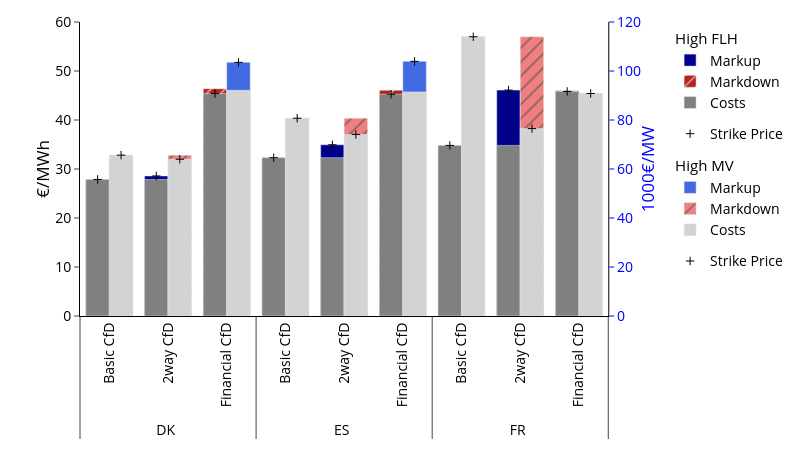

The notebook cell saved with this chart:
### Code cell
###Figure 5
fig = make_subplots(specs=[[{"secondary_y": True}]])

co1=["firebrick", "lightcoral"]
co2=["darkblue", "royalblue"]
co3=["grey", "lightgrey"]
co4=["black", "black"]
a=0.4
for u, c1, c2, c3, c4 in zip(df_plot.unit.unique(),co1,co2,co3,co4):

        df=df_plot[df_plot.unit==str(u)] 
        fig.add_trace(go.Bar(x=[df.scen,df.type],width=a,
        y=df.markup,name="Markup",offsetgroup=str(u),legendgroup=str(u),legendgrouptitle_text=str(u)
        ,marker_color=c2))

        fig.add_trace(go.Bar(x=[df.scen,df.type],width=a,
        y=df.markdown,name="Markdown",offsetgroup=str(u),legendgroup=str(u),legendgrouptitle_text=str(u)
        ,marker_color=c1,marker_pattern_shape="/"))


        fig.add_trace(go.Bar(x=[df.scen,df.type],width=a,
        y=df.lcoe,name="Costs",offsetgroup=str(u),legendgroup=str(u),legendgrouptitle_text=str(u)
        ,marker_color=c3))

        fig.add_trace(go.Scatter(x=[df.scen,df.type],
        y=df.strikeprice,name="Strike Price",mode="markers",
        marker_symbol="cross-thin-open", offsetgroup=str(u),
        marker_color=c4))

for u, c1, c2, c3, c4 in zip(df_plot2.unit.unique(),co1,co2,co3,co4):

        df=df_plot2[df_plot2.unit==str(u)] 

        fig.add_trace(go.Bar(x=[df.scen,df.type],width=a,showlegend=False,
        y=df.markup/1000,name="Markup",offsetgroup=str(u),legendgroup=str(u),legendgrouptitle_text=str(u)
        ,marker_color=c2),secondary_y=True)

        fig.add_trace(go.Bar(x=[df.scen,df.type],width=a,showlegend=False,
        y=df.markdown/1000,name="Markdown",offsetgroup=str(u),legendgroup=str(u),legendgrouptitle_text=str(u)
        ,marker_color=c1,marker_pattern_shape="/"),secondary_y=True)

        fig.add_trace(go.Bar(x=[df.scen,df.type],width=a,showlegend=False,
        y=df.ann_cost_mw/1000,name="Costs",offsetgroup=str(u),legendgroup=str(u),legendgrouptitle_text=str(u)
        ,marker_color=c3),secondary_y=True)

        fig.add_trace(go.Scatter(x=[df.scen,df.type],
        y=df.strikeprice/1000,name="Strike Price",mode="markers",showlegend=False,
        marker_symbol="cross-thin-open", offsetgroup=str(u),
        marker_color=c4),secondary_y=True)

fig.update_layout(height=450,width=800,scattermode="group",
        plot_bgcolor='rgba(0,0,0,0)',font=dict(
        family="Open Sans",
        size=14,
        color="black"
    ),legend=dict(x=1.05, font=dict(  # Set font properties
            size=14)), 
            margin=dict(t=20)
            )# S))
fig.update_yaxes(linecolor="black",dtick=10,title="€/MWh",title_standoff = 0.5,ticks="outside",secondary_y=False,range=[0,60])
fig.update_yaxes(linecolor="black",dtick=20,title="1000€/MW",title_standoff = 2,ticks="outside",secondary_y=True,range=[0,120], color="blue")
fig.update_xaxes(linecolor="black",tickangle=270)

fig.show()

### Figure 1 — Plotly figure (JSON) as saved in the notebook; plotly's stock layout.template omitted (floating-point values rounded to 4 significant figures)
{"data": [{"legendgroup": "High FLH", "legendgrouptitle": {"text": "High FLH"}, "marker": {"color": "darkblue"}, "name": "Markup", "offsetgroup": "High FLH", "type": "bar", "width": 0.4, "x": [["DK", "DK", "ES", "ES", "FR", "FR"], ["Basic CfD", "2way CfD", "Basic CfD", "2way CfD", "Basic CfD", "2way CfD"]], "y": [27.87, 28.58, 32.31, 34.94, 34.81, 46.1]}, {"legendgroup": "High FLH", "legendgrouptitle": {"text": "High FLH"}, "marker": {"color": "firebrick", "pattern": {"shape": "/"}}, "name": "Markdown", "offsetgroup": "High FLH", "type": "bar", "width": 0.4, "x": [["DK", "DK", "ES", "ES", "FR", "FR"], ["Basic CfD", "2way CfD", "Basic CfD", "2way CfD", "Basic CfD", "2way CfD"]], "y": [0.0, 0.0, 0.0, 0.0, 0.0, 0.0]}, {"legendgroup": "High FLH", "legendgrouptitle": {"text": "High FLH"}, "marker": {"color": "grey"}, "name": "Costs", "offsetgroup": "High FLH", "type": "bar", "width": 0.4, "x": [["DK", "DK", "ES", "ES", "FR", "FR"], ["Basic CfD", "2way CfD", "Basic CfD", "2way CfD", "Basic CfD", "2way CfD"]], "y": [27.87, 27.87, 32.31, 32.31, 34.81, 34.81]}, {"marker": {"color": "black", "symbol": "cross-thin-open"}, "mode": "markers", "name": "Strike Price", "offsetgroup": "High FLH", "type": "scatter", "x": [["DK", "DK", "ES", "ES", "FR", "FR"], ["Basic CfD", "2way CfD", "Basic CfD", "2way CfD", "Basic CfD", "2way CfD"]], "y": [27.87, 28.58, 32.31, 34.94, 34.81, 46.1]}, {"legendgroup": "High MV", "legendgrouptitle": {"text": "High MV"}, "marker": {"color": "royalblue"}, "name": "Markup", "offsetgroup": "High MV", "type": "bar", "width": 0.4, "x": [["DK", "DK", "ES", "ES", "FR", "FR"], ["Basic CfD", "2way CfD", "Basic CfD", "2way CfD", "Basic CfD", "2way CfD"]], "y": [32.83, 0.0, 40.37, 0.0, 56.99, 0.0]}, {"legendgroup": "High MV", "legendgrouptitle": {"text": "High MV"}, "marker": {"color": "lightcoral", "pattern": {"shape": "/"}}, "name": "Markdown", "offsetgroup": "High MV", "type": "bar", "width": 0.4, "x": [["DK", "DK", "ES", "ES", "FR", "FR"], ["Basic CfD", "2way CfD", "Basic CfD", "2way CfD", "Basic CfD", "2way CfD"]], "y": [0.0, 32.83, 0.0, 40.37, 0.0, 56.99]}, {"legendgroup": "High MV", "legendgrouptitle": {"text": "High MV"}, "marker": {"color": "lightgrey"}, "name": "Costs", "offsetgroup": "High MV", "type": "bar", "width": 0.4, "x": [["DK", "DK", "ES", "ES", "FR", "FR"], ["Basic CfD", "2way CfD", "Basic CfD", "2way CfD", "Basic CfD", "2way CfD"]], "y": [32.83, 31.99, 40.37, 37.05, 56.99, 38.25]}, {"marker": {"color": "black", "symbol": "cross-thin-open"}, "mode": "markers", "name": "Strike Price", "offsetgroup": "High MV", "type": "scatter", "x": [["DK", "DK", "ES", "ES", "FR", "FR"], ["Basic CfD", "2way CfD", "Basic CfD", "2way CfD", "Basic CfD", "2way CfD"]], "y": [32.83, 31.99, 40.37, 37.05, 56.99, 38.25]}, {"legendgroup": "High FLH", "legendgrouptitle": {"text": "High FLH"}, "marker": {"color": "darkblue"}, "name": "Markup", "offsetgroup": "High FLH", "showlegend": false, "type": "bar", "width": 0.4, "x": [["DK", "ES", "FR"], ["Financial CfD", "Financial CfD", "Financial CfD"]], "xaxis": "x", "y": [0.0, 0.0, 0.0], "yaxis": "y2"}, {"legendgroup": "High FLH", "legendgrouptitle": {"text": "High FLH"}, "marker": {"color": "firebrick", "pattern": {"shape": "/"}}, "name": "Markdown", "offsetgroup": "High FLH", "showlegend": false, "type": "bar", "width": 0.4, "x": [["DK", "ES", "FR"], ["Financial CfD", "Financial CfD", "Financial CfD"]], "xaxis": "x", "y": [92.76, 92.18, 91.92], "yaxis": "y2"}, {"legendgroup": "High FLH", "legendgrouptitle": {"text": "High FLH"}, "marker": {"color": "grey"}, "name": "Costs", "offsetgroup": "High FLH", "showlegend": false, "type": "bar", "width": 0.4, "x": [["DK", "ES", "FR"], ["Financial CfD", "Financial CfD", "Financial CfD"]], "xaxis": "x", "y": [90.76, 90.52, 91.66], "yaxis": "y2"}, {"marker": {"color": "black", "symbol": "cross-thin-open"}, "mode": "markers", "name": "Strike Price", "offsetgroup": "High FLH", "showlegend": false, "type": "scatter", "x": [["DK", "ES", "FR"], ["Financial CfD", "Financial CfD", "Financial CfD"]], "xaxis": "x", "y": [90.76, 90.52, 91.66], "yaxis": "y2"}, {"legendgroup": "High MV", "legendgrouptitle": {"text": "High MV"}, "marker": {"color": "royalblue"}, "name": "Markup", "offsetgroup": "High MV", "showlegend": false, "type": "bar", "width": 0.4, "x": [["DK", "ES", "FR"], ["Financial CfD", "Financial CfD", "Financial CfD"]], "xaxis": "x", "y": [103.5, 103.9, 90.82], "yaxis": "y2"}, {"legendgroup": "High MV", "legendgrouptitle": {"text": "High MV"}, "marker": {"color": "lightcoral", "pattern": {"shape": "/"}}, "name": "Markdown", "offsetgroup": "High MV", "showlegend": false, "type": "bar", "width": 0.4, "x": [["DK", "ES", "FR"], ["Financial CfD", "Financial CfD", "Financial CfD"]], "xaxis": "x", "y": [0.0, 0.0, 0.0], "yaxis": "y2"}, {"legendgroup": "High MV", "legendgrouptitle": {"text": "High MV"}, "marker": {"color": "lightgrey"}, "name": "Costs", "offsetgroup": "High MV", "showlegend": false, "type": "bar", "width": 0.4, "x": [["DK", "ES", "FR"], ["Financial CfD", "Financial CfD", "Financial CfD"]], "xaxis": "x", "y": [92.13, 91.47, 90.64], "yaxis": "y2"}, {"marker": {"color": "black", "symbol": "cross-thin-open"}, "mode": "markers", "name": "Strike Price", "offsetgroup": "High MV", "showlegend": false, "type": "scatter", "x": [["DK", "ES", "FR"], ["Financial CfD", "Financial CfD", "Financial CfD"]], "xaxis": "x", "y": [103.5, 103.9, 90.82], "yaxis": "y2"}], "layout": {"font": {"color": "black", "family": "Open Sans", "size": 14}, "height": 450, "legend": {"font": {"size": 14}, "x": 1.05}, "margin": {"t": 20}, "plot_bgcolor": "rgba(0,0,0,0)", "scattermode": "group", "width": 800, "xaxis": {"anchor": "y", "domain": [0, 0.94], "linecolor": "black", "tickangle": -90}, "yaxis": {"anchor": "x", "domain": [0, 1], "dtick": 10, "linecolor": "black", "range": [0, 60], "ticks": "outside", "title": {"standoff": 0.5, "text": "€/MWh"}}, "yaxis2": {"anchor": "x", "color": "blue", "dtick": 20, "linecolor": "black", "overlaying": "y", "range": [0, 120], "side": "right", "ticks": "outside", "title": {"standoff": 2, "text": "1000€/MW"}}}}
